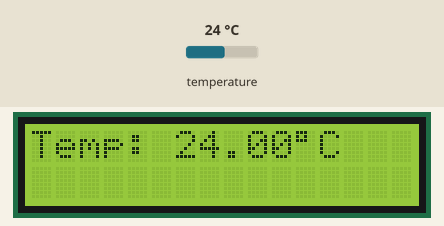
Bench run of a sketch on a simulated Arduino Uno, built with avr-gcc and run on an emulated ATmega328P. On the bench: 16×2 character LCD. The test bench sets the inputs (shaded band); at power-on: temperature 24 °C.

Above: at 2.4 s.
2.5 s: temperature set to 12 °C
At 3.2 s:
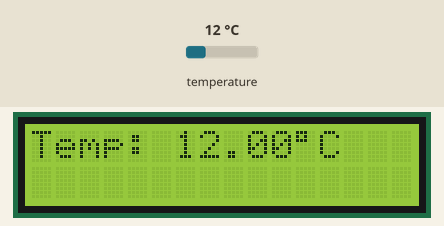
4.3 s: temperature set to 19 °C
At 5.7 s:
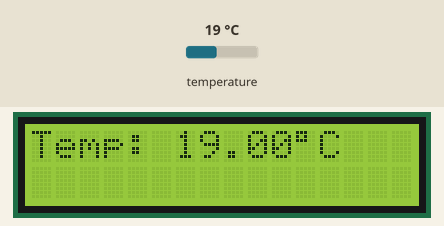
6.4 s: temperature set to 28 °C
At 8.2 s:
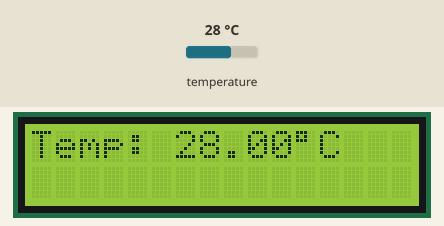
Timing chart, 0 to 9.7 s (numbered marks = the images above; inputs shaded):
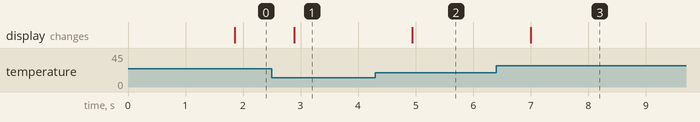

Measured:
- after the input at 2.5 s, the display: changes after 0.39 s (image 1)
- after the input at 4.3 s, the display: changes after 0.64 s (image 2)
- after the input at 6.4 s, the display: changes after 0.60 s (image 3)

The sketch:

sketch_dec24a.ino
```cpp
#include <Wire.h>
#include <OneWire.h>
#include <DallasTemperature.h>
#include <LiquidCrystal_I2C.h>

#define DS18B20 7

OneWire ourWire(DS18B20);
DallasTemperature sensors(&ourWire);

//Inicializa o display no endereco 0x27
LiquidCrystal_I2C lcd(0x27,16,2);

void setup(){
 lcd.init();

 Serial.begin(9600);
 sensors.begin();
 delay(1000);
}

void loop()
{
  sensors.requestTemperatures();

  lcd.setBacklight(HIGH);
  lcd.setCursor(0,0);
  lcd.print("Temp: ");
  lcd.print(sensors.getTempCByIndex(0));
  lcd.print((char)223);
  lcd.print("C");
  lcd.setCursor(0,1);
  delay(250);

}
```
